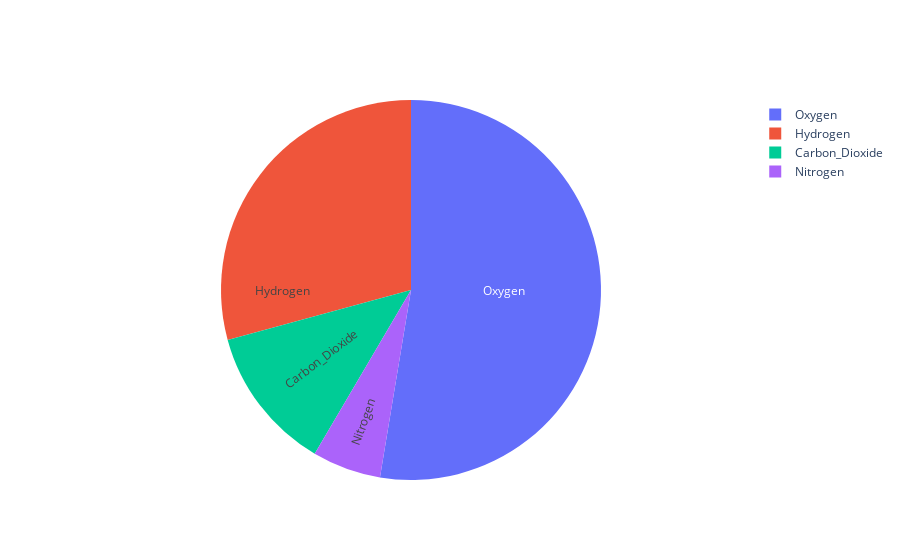

Write notebook code for a chart like this one.
### Code cell
labels = ['Oxygen','Hydrogen','Carbon_Dioxide','Nitrogen']
values = [4500, 2500, 1053, 500]

fig = go.Figure(data=[go.Pie(labels=labels, values=values,
                             textinfo='label',
                             insidetextorientation='radial'
                            )])
fig.show()

### Figure 1 — Plotly figure (JSON) as saved in the notebook; plotly's stock layout.template omitted (floating-point values rounded to 4 significant figures)
{"data": [{"insidetextorientation": "radial", "labels": ["Oxygen", "Hydrogen", "Carbon_Dioxide", "Nitrogen"], "textinfo": "label", "type": "pie", "values": [4500, 2500, 1053, 500]}], "layout": {}}
